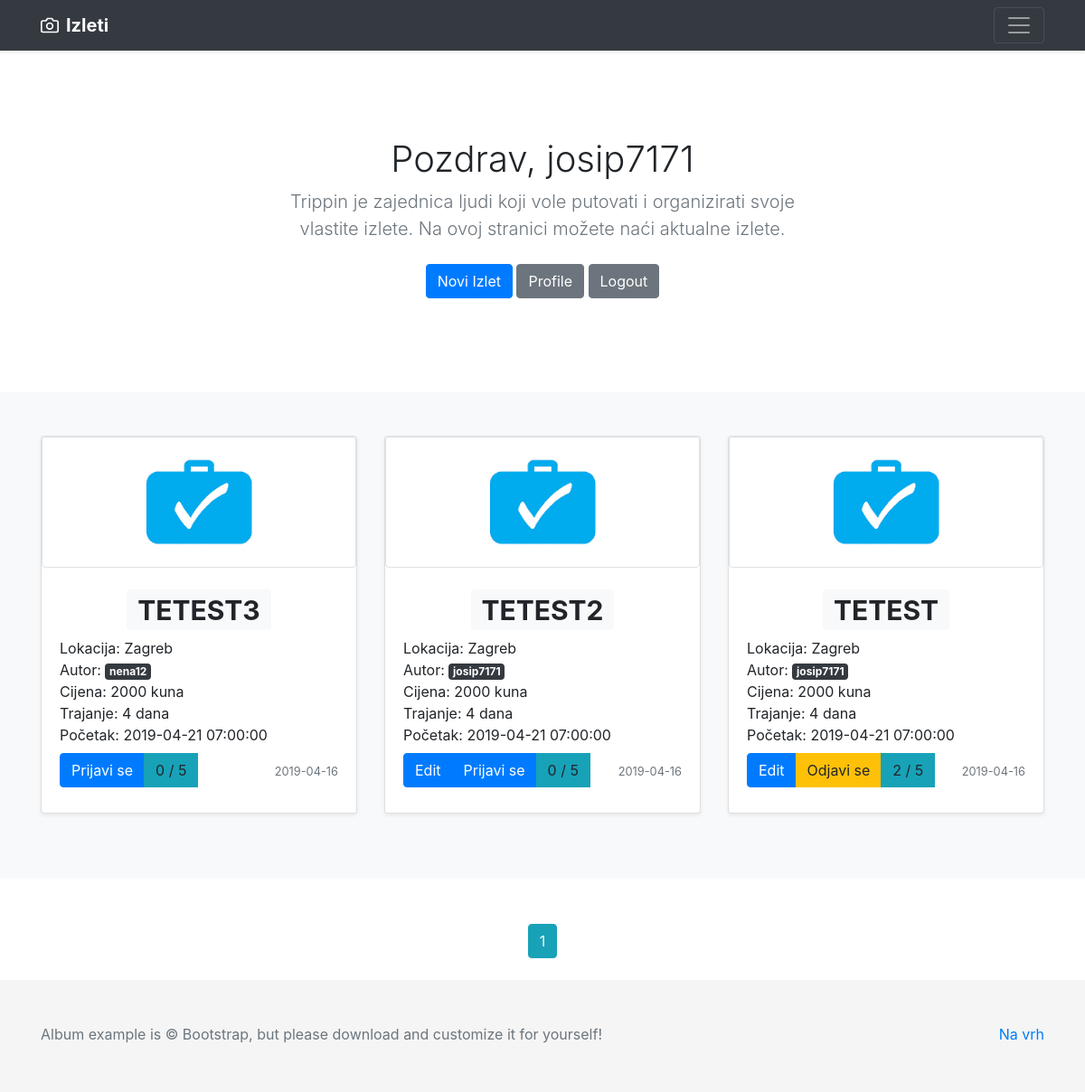
Screenshot of /home (signed in) with the database file from the repository.
### app/models.py (models this page shows, shortened)
class User(db.Model, UserMixin):
    id = db.Column(db.Integer, primary_key=True)
    first_name = db.Column(db.String(25), nullable=False)
    last_name = db.Column(db.String(25), nullable=False)
    full_name = db.Column(db.String(51), nullable=False)
    username = db.Column(db.String(20), unique=True, nullable=False)
    email = db.Column(db.String(50), unique=True, nullable=False)
    address = db.Column(db.String(60))
    country = db.Column(db.String(30))
    phone_number = db.Column(db.String(25))
    gender = db.Column(db.Enum('male', 'female'), nullable=False)
    birth_date = db.Column(db.Date)
    about_me = db.Column(db.String(120))
    date_joined = db.Column(db.DateTime, nullable=False, default=datetime.utcnow)
    active = db.Column(db.Enum('yes', 'no'), default='yes')
    image_file = db.Column(db.String(20), nullable=False, default='default.jpg')
    password = db.Column(db.String(60), nullable=False)
    trips = db.relationship('Trip', backref='author', lazy=True)
    trips_joined = db.relationship('Trip', secondary=user_identifier, lazy='subquery',
                                   backref=db.backref('users', lazy=True))

class Trip(db.Model):
    id = db.Column(db.Integer, primary_key=True)
    name = db.Column(db.String(50), unique=True, nullable=False)
    location = db.Column(db.String(100), nullable=False)
    user_id = db.Column(db.Integer, db.ForeignKey('user.id'), nullable=False)
    date_created = db.Column(db.DateTime, nullable=False, default=datetime.utcnow)
    price = db.Column(db.Integer, nullable=False)
    people_number = db.Column(db.Integer, nullable=False)
    starting_at = db.Column(db.DateTime, nullable=False)
    transport_type = db.Column(db.String(30), nullable=False)
    trip_duration = db.Column(db.Integer, nullable=False)
    details = db.Column(db.Text, nullable=False)
    image_file = db.Column(db.String(20), nullable=False, default='trip_default.jpg')

### app/main/routes.py (the view)
@main.route('/')
@main.route('/home')
def home():
    page = request.args.get('page', 1, type=int)
    trips = Trip.query.order_by(Trip.date_created.desc()).paginate(page=page, per_page=5)
    trips2 = Trip.query.all()
    mydict = {}
    for i in range(len(trips2), 0, -1):
        users = User.query.filter(User.trips_joined.any(id=i)).all()
        mydict[i] = [x.username for x in users]
    return render_template('home.html', trips=trips, mydict=mydict, dict_length=len(mydict))

### app/models.py (called while the page is built)
@login_manager.user_loader
def load_user(user_id):
    return User.query.get(int(user_id))

### app/templates/home.html (shortened to what this page needs)
{% extends "layout.html" %}
{% block content %}
    {% set iterated = {'i': False} %}
    {% set count = namespace(a=0) %}
    {% set count2 = namespace(a=dict_length) %}
    {% set checker = namespace(a=0) %}
    {%  set users_joined = {} %}
    <section class="jumbotron text-center">
            <div class="container">
              {% if current_user.is_authenticated %}
                 <h1 class="jumbotron-heading">Pozdrav, {{ current_user.username }}</h1>
              {% else %}
                 <h1 class="jumbotron-heading">Pozdrav, Goste</h1>
              {% endif %}
              <p class="lead text-muted">Trippin je zajednica ljudi koji vole putovati i organizirati svoje vlastite izlete. Na ovoj stranici možete naći aktualne izlete.</p>
              {% if current_user.is_authenticated %}
              <p>
                  <a href="{{ url_for('trips.new_trip') }}" class="btn btn-primary my-2">Novi Izlet</a>
                  <a href="{{ url_for('users.account') }}" class="btn btn-secondary my-2">Profile</a>
                  <a href="{{ url_for('users.logout') }}" class="btn btn-secondary my-2">Logout</a>
              </p>
              {% else %}
              <p>
                <a href="{{ url_for('users.login') }}" class="btn btn-primary my-2">Login</a>
                <a href="{{ url_for('users.register') }}" class="btn btn-secondary my-2">Register</a>
              </p>
              {% endif %}
            </div>
          </section>
    <main role="main">
       <div class="album py-5 bg-light">
          <div class="container">
            <div class="row">
    {% for trip in trips.items %}
    {%  if trips.page == 0 %}
        {% set checker = namespace(a=0) %}
    {% else %}
        {% set checker = namespace(a=1) %}
    {% endif %}
                <div class="col-md-4">
                  <div class="card mb-4 shadow-sm">
                    <img alt="" src="{{ url_for('static', filename='trip_pics/' + trip.image_file) }}"
                        class="img-fluid img-thumbnail" width="100%">
                    <div class="card-body">
                        <div class="card-text row justify-content-md-center">
                            <h1>
                            <a href="{{ url_for('trips.show_trip', trip_id=trip.id) }}"
                               class="badge badge-light">
                                {{ trip.name }}
                            </a>
                        </h1>
                        </div>
                      <div class="card-text">
                          Lokacija: {{ trip.location }}
                      </div>
                      <div class="card-text">
                          Autor:
                          <a href="{{ url_for('users.user_trips', id=trip.author.id) }}" class="badge badge-dark">
                            {{ trip.author.username }}
                          </a>
                      </div>
                      <div class="card-text">
                          Cijena: {{ trip.price }} kuna
                      </div>
                      <div class="card-text">
                          Trajanje: {{ trip.trip_duration }} dana
                      </div>
                      <div class="card-text">
                          Početak: {{ trip.starting_at }}
                      </div>
                      <div class="d-flex justify-content-between align-items-center card-text ">
                        <div class="btn-group">
                            {% if current_user.is_authenticated %}
                                {% if current_user.username == trip.author.username %}
                                    <a href="{{ url_for('trips.show_trip', trip_id=trip.id) }}" class="btn btn-primary my-2">Edit</a><br>
                                {% endif %}
                                {% set iterated = {'i': False} %}
                                {% if not iterated.i %}
                                    <a href="{{ url_for('users.add_traveler', trip_id=trip.id) }}" class="btn btn-primary my-2">Prijavi se</a>
                                {% elif  iterated.i %}
                                    <a href="{{ url_for('users.remove_traveler', trip_id=trip.id) }}" class="btn btn-warning my-2">Odjavi se</a>
                                {% endif %}
                            {% else %}
                                <a href="{{ url_for('users.login') }}" class="btn btn-primary my-2">Login</a>
                            {% endif %}
                            {% set count = namespace(a=0) %}
                            {% for user_joined in trip.users %}
                                {% set count.a = count.a + 1 %}
                            {% endfor %}
                            <a id="myBtn" class="btn btn-info my-2" onclick="test1({{ count2.a - checker.a - ((trips.page - 1) * 5) }}, {{ mydict }})" role="button">{{ count.a }} / {{ trip.people_number }}</a>
                        </div>
                      <div class="card-text">
                            <small class="text-muted">{{ trip.date_created.strftime('%Y-%m-%d') }}</small>
                        </div>
                      </div>
                    </div>
                  </div>
                </div>
        {% set count2.a = count2.a - 1 %}
    {% endfor %}
            </div>
          </div>
       </div>
    </main>
    <div class="container">
        <div class="row justify-content-md-center" style="margin-top: 50px;">
            <div class="col-md-auto">
                {% for page_num in trips.iter_pages(left_edge=1, right_edge=1, left_current=1, right_current=2) %}
                    {% if page_num %}
                        {% if trips.page == page_num %}
                            <a class="btn btn-info mb-4" href="{{ url_for('main.home', page=page_num) }}">{{ page_num }}</a>
                        {% else %}
                            <a class="btn btn-outline-info mb-4" href="{{ url_for('main.home', page=page_num) }}">{{ page_num }}</a>
                        {% endif %}
                    {% else %}
                    ...
                    {% endif %}
                {% endfor %}
            </div>
        </div>
    </div>
{% endblock content %}

### app/templates/layout.html (style rules this page uses)
.jumbotron { padding-top: 3rem; padding-bottom: 3rem; margin-bottom: 0; background-color: #fff; }
@media (min-width: 768px) { .jumbotron { padding-top: 6rem; padding-bottom: 6rem; } }
.jumbotron p:last-child { margin-bottom: 0; }
.jumbotron-heading { font-weight: 300; }
.jumbotron .container { max-width: 40rem; }

### rows the page displays
User: username "josip7171"
Trip: image_file (placeholder picture), name "TETEST3", location "Zagreb", author.username "nena12", price "2000", trip_duration "4", starting_at "2019-04-21 07:00:00", a "0", people_number "5", date_created "2019-04-16"
Trip: image_file (placeholder picture), name "TETEST2", location "Zagreb", author.username "josip7171", price "2000", trip_duration "4", starting_at "2019-04-21 07:00:00", a "0", people_number "5", date_created "2019-04-16"
Trip: image_file (placeholder picture), name "TETEST", location "Zagreb", author.username "josip7171", price "2000", trip_duration "4", starting_at "2019-04-21 07:00:00", a "2", people_number "5", date_created "2019-04-16"

### other values shown
{{ page_num }} "1"
